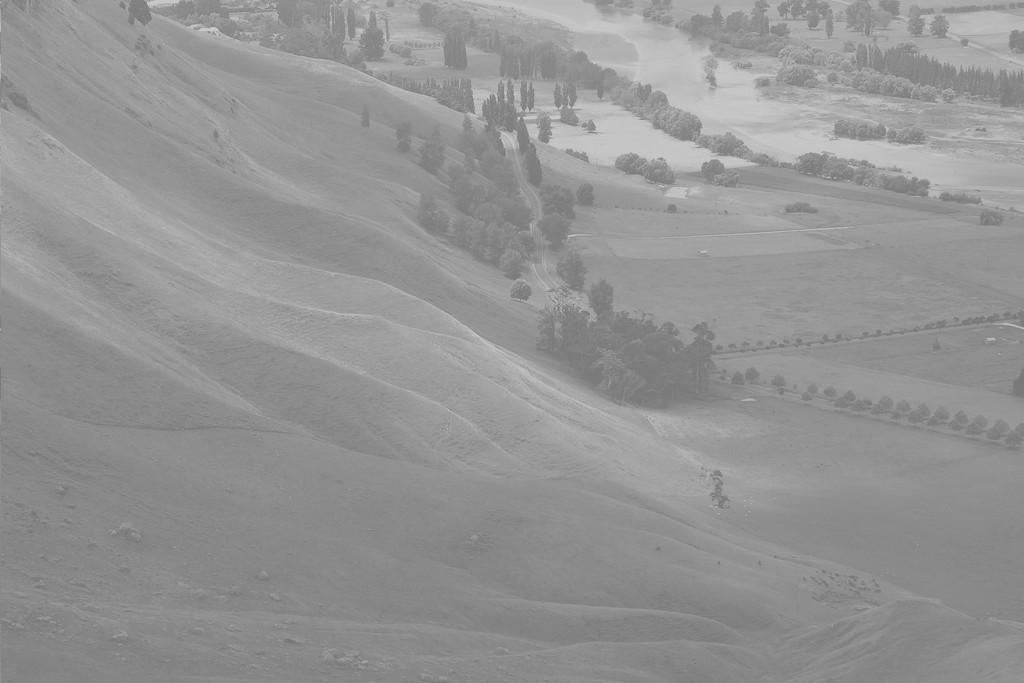
#> input picture Chapter4_Histograms/HistogramEqualization/data/bay.jpg, 1024 x 683 px
$ python HistogramEqualization.py
#> lines starting #> are read from the running program, lines starting #| are printed output that depends on the picture
import numpy as np
import cv2 as cv
import matplotlib.pyplot as plt

imgbay = plt.imread('./data/bay.jpg')
#> imgbay is the input picture: shape (683, 1024); min 114, max 212, mean 148
imgbrain = plt.imread('./data/brain.jpg')
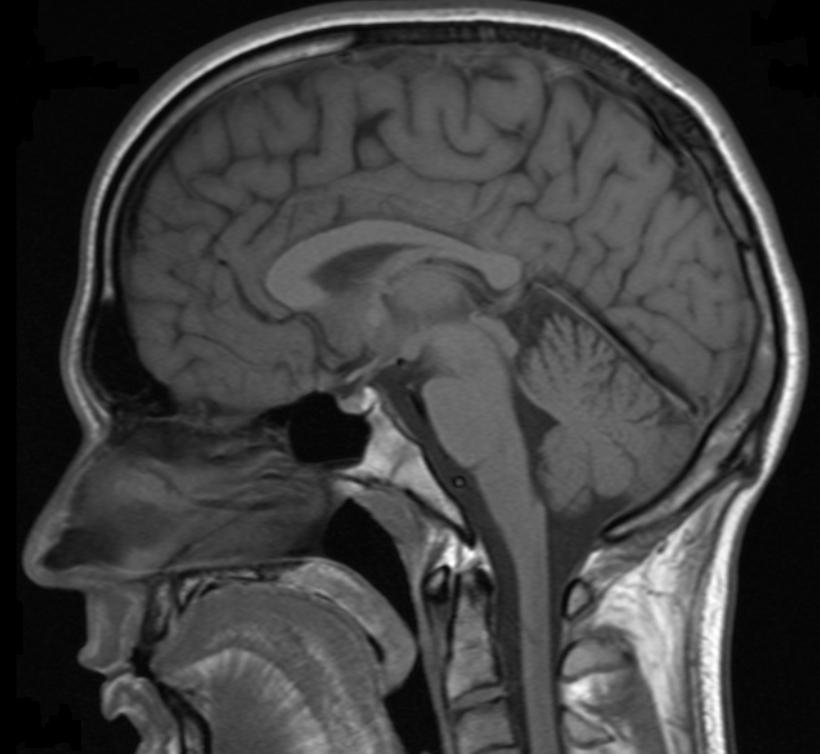
#> input picture Chapter4_Histograms/HistogramEqualization/data/brain.jpg, 820 x 754 px
#> imgbrain is the input picture: shape (754, 820); min 0, max 255, mean 63.9
imgmoon = plt.imread('./data/moon.jpg')
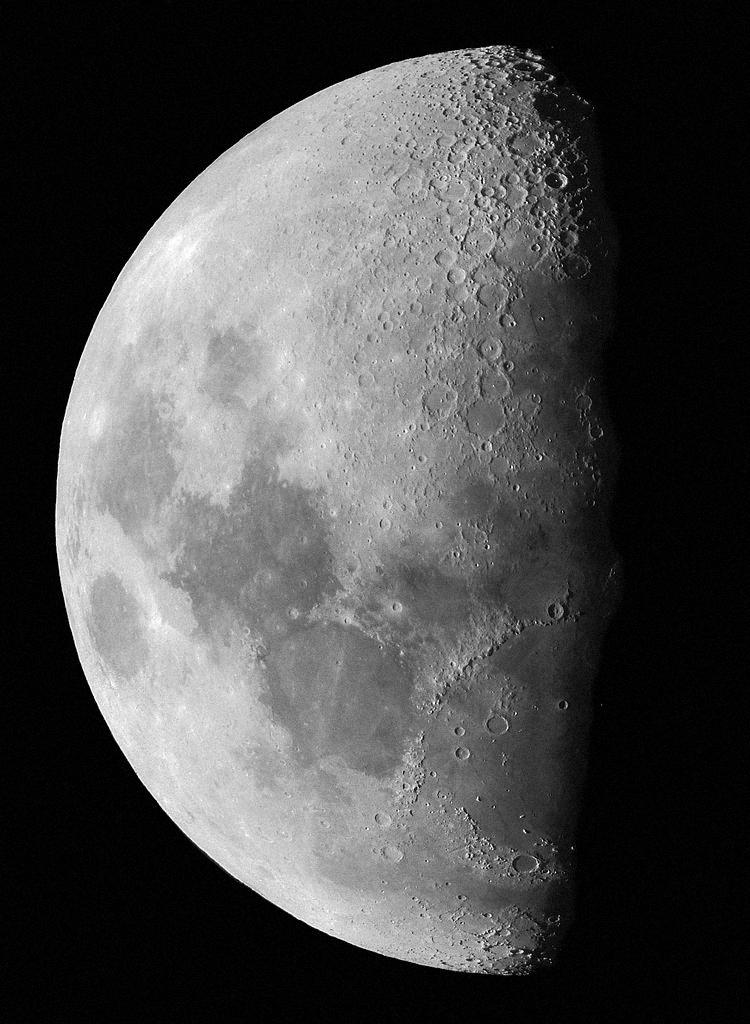
#> input picture Chapter4_Histograms/HistogramEqualization/data/moon.jpg, 750 x 1024 px
#> imgmoon is the input picture: shape (1024, 750); min 0, max 255, mean 75.4

# global histgram equalization or Contrast Limited Adaptive Histogram Equalization
clahe = cv.createCLAHE(clipLimit=2.0, tileGridSize=(8,8))
imgbay = np.concatenate([imgbay,cv.equalizeHist(imgbay),clahe.apply(imgbay)], axis = 1)
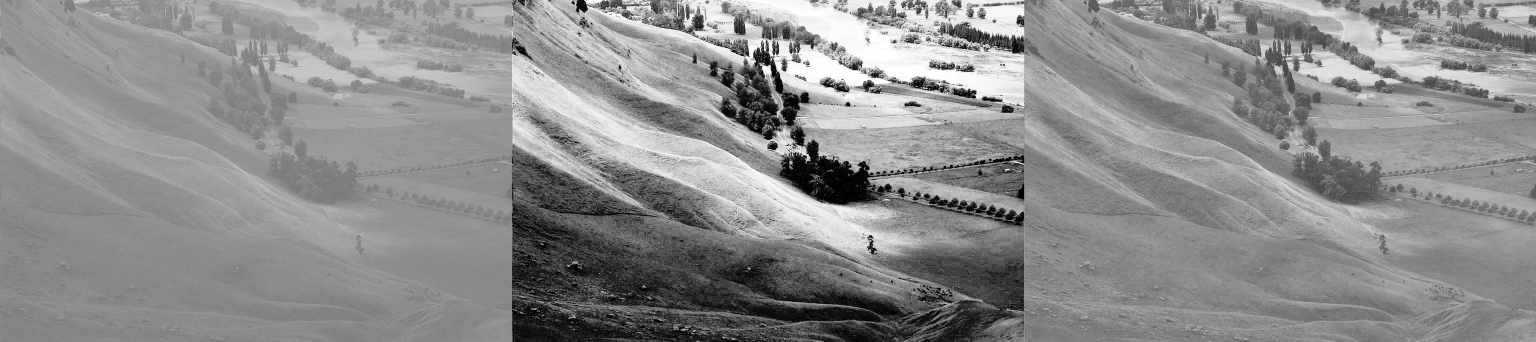
#> imgbay: shape (683, 3072) (shown at 1/2 size); min 0, max 255, mean 140.6
imgbrain = np.concatenate([imgbrain,cv.equalizeHist(imgbrain),clahe.apply(imgbrain)], axis = 1)
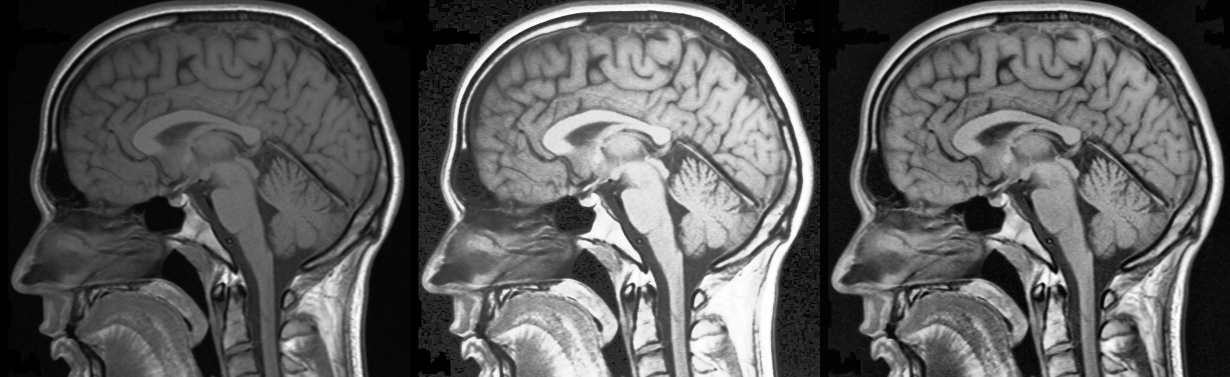
#> imgbrain: shape (754, 2460) (shown at 1/2 size); min 0, max 255, mean 92.9
imgmoon = np.concatenate([imgmoon,cv.equalizeHist(imgmoon),clahe.apply(imgmoon)], axis = 1)
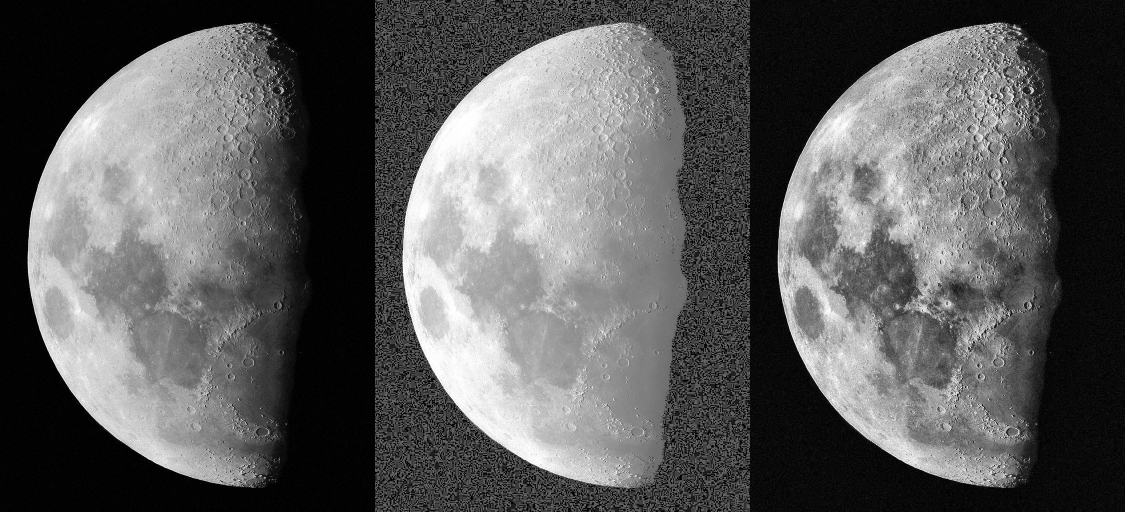
#> imgmoon: shape (1024, 2250) (shown at 1/2 size); min 0, max 255, mean 92.3

fig = plt.figure()
fig.add_subplot(3,1,1)
plt.imshow(imgbay,cmap='gray')
plt.axis('off')
fig.add_subplot(3,1,2)
plt.imshow(imgbrain,cmap='gray')
plt.axis('off')
fig.add_subplot(3,1,3)
plt.imshow(imgmoon,cmap='gray')
plt.axis('off')
plt.show()
